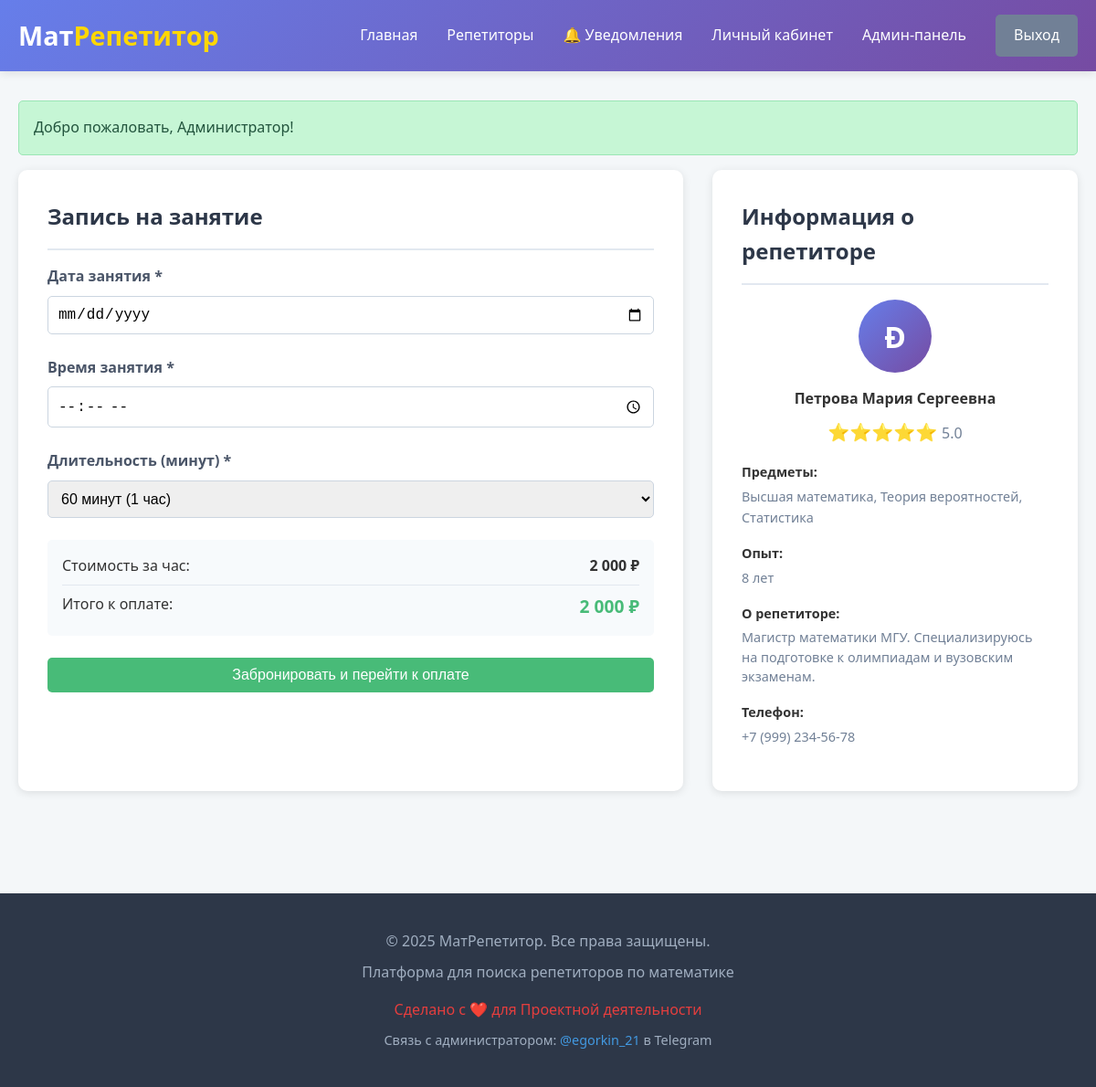
The page /booking?tutor_id=2 (signed in) on the database its author committed.
### tables this page shows
CREATE TABLE tutors (
                id INTEGER PRIMARY KEY AUTOINCREMENT,
                user_id INTEGER NOT NULL,
                description TEXT,
                experience INTEGER DEFAULT 0, -- опыт в годах
                price_per_hour INTEGER DEFAULT 0, -- цена за час
                subjects TEXT, -- предметы через запятую
                rating REAL DEFAULT 5.0,
                photo TEXT,
                verified INTEGER DEFAULT 0, -- верификация админом (0 - не верифицирован, 1 - верифицирован)
                FOREIGN KEY (user_id) REFERENCES users(id)
            );

CREATE TABLE users (
                id INTEGER PRIMARY KEY AUTOINCREMENT,
                email TEXT UNIQUE NOT NULL,
                password TEXT NOT NULL,
                name TEXT NOT NULL,
                phone TEXT,
                role TEXT DEFAULT 'student', -- student, tutor, admin
                created_at DATETIME DEFAULT CURRENT_TIMESTAMP
            );

### includes/functions.php (called while the page is built, shortened)
<?php
function e($string) {
    return htmlspecialchars($string, ENT_QUOTES, 'UTF-8');
}
function formatPrice($price) {
    return number_format($price, 0, ',', ' ') . ' ₽';
}
function getTutorById($id) {
    global $conn;
    $stmt = $conn->prepare("
        SELECT t.*, u.name, u.email, u.phone
        FROM tutors t
        JOIN users u ON t.user_id = u.id
        WHERE t.id = ?
    ");
    $stmt->execute([$id]);
    return $stmt->fetch(PDO::FETCH_ASSOC);
}

### pages/booking.php (the view, shortened to what this page needs)
<?php
$tutorId = $_GET['tutor_id'] ?? null;
$tutor = getTutorById($tutorId);
$lessonDate = '';
$lessonTime = '';
$duration = 60;
include 'templates/header.php';
?>
<div style="display: grid; grid-template-columns: 1fr 400px; gap: 2rem;">
    <div class="card">
        <div class="card-header">
            <h2 class="card-title">Запись на занятие</h2>
        </div>
        <form method="POST">
            <div class="form-group">
                <label for="lesson_date">Дата занятия *</label>
                <input
                    type="date"
                    id="lesson_date"
                    name="lesson_date"
                    class="form-control"
                    value="<?= e($lessonDate) ?>"
                    min="<?= date('Y-m-d') ?>"
                    required
                >
            </div>
            <div class="form-group">
                <label for="lesson_time">Время занятия *</label>
                <input
                    type="time"
                    id="lesson_time"
                    name="lesson_time"
                    class="form-control"
                    value="<?= e($lessonTime) ?>"
                    required
                >
            </div>
            <div class="form-group">
                <label for="duration">Длительность (минут) *</label>
                <select id="duration" name="duration" class="form-control" required>
                    <option value="60" <?= $duration == 60 ? 'selected' : '' ?>>60 минут (1 час)</option>
                </select>
            </div>
            <div style="
                padding: 1rem;
                background: #f7fafc;
                border-radius: 5px;
                margin-bottom: 1.5rem;
            ">
                <div style="display: flex; justify-content: space-between; margin-bottom: 0.5rem;">
                    <span>Стоимость за час:</span>
                    <strong><?= formatPrice($tutor['price_per_hour']) ?></strong>
                </div>
                <div style="display: flex; justify-content: space-between; padding-top: 0.5rem; border-top: 1px solid #e2e8f0;">
                    <span>Итого к оплате:</span>
                    <strong id="total-price" style="color: #48bb78; font-size: 1.2rem;">
                        <?= formatPrice(($tutor['price_per_hour'] / 60) * $duration) ?>
                    </strong>
                </div>
            </div>
            <button type="submit" class="btn btn-success" style="width: 100%;">
                Забронировать и перейти к оплате
            </button>
        </form>
    </div>
    <div>
        <div class="card">
            <div class="card-header">
                <h3 class="card-title">Информация о репетиторе</h3>
            </div>
            <div style="text-align: center; margin-bottom: 1rem;">
                <div style="
                    width: 80px;
                    height: 80px;
                    background: linear-gradient(135deg, #667eea 0%, #764ba2 100%);
                    border-radius: 50%;
                    margin: 0 auto 1rem;
                    display: flex;
                    align-items: center;
                    justify-content: center;
                    color: white;
                    font-size: 2rem;
                    font-weight: bold;
                ">
                    <?= substr($tutor['name'], 0, 1) ?>
                </div>
                <h4 style="margin-bottom: 0.5rem;"><?= e($tutor['name']) ?></h4>
                <div style="margin-bottom: 1rem;">
                    <span style="color: #f6ad55; font-size: 1.2rem;">
                        <?php for ($i = 0; $i < floor($tutor['rating']); $i++): ?>⭐<?php endfor; ?>
                    </span>
                    <span style="color: #718096;">
                        <?= number_format($tutor['rating'], 1) ?>
                    </span>
                </div>
            </div>
            <div style="font-size: 0.9rem;">
                <div style="margin-bottom: 1rem;">
                    <strong>Предметы:</strong>
                    <p style="color: #718096; margin-top: 0.25rem;">
                        <?= e($tutor['subjects']) ?>
                    </p>
                </div>
                <div style="margin-bottom: 1rem;">
                    <strong>Опыт:</strong>
                    <p style="color: #718096; margin-top: 0.25rem;">
                        <?= $tutor['experience'] ?> лет
                    </p>
                </div>
                <div style="margin-bottom: 1rem;">
                    <strong>О репетиторе:</strong>
                    <p style="color: #718096; margin-top: 0.25rem; line-height: 1.5;">
                        <?= e($tutor['description']) ?>
                    </p>
                </div>
                <?php if ($tutor['phone']): ?>
                    <div style="margin-bottom: 1rem;">
                        <strong>Телефон:</strong>
                        <p style="color: #718096; margin-top: 0.25rem;">
                            <?= e($tutor['phone']) ?>
                        </p>
                    </div>
                <?php endif; ?>
            </div>
        </div>
    </div>
</div>
<?php include 'templates/footer.php'; ?>

### templates/header.php (style rules this page uses)
* { margin: 0; padding: 0; box-sizing: border-box; }
body { font-family: 'Segoe UI', Tahoma, Geneva, Verdana, sans-serif; line-height: 1.6; color: #333; background: #f4f7f9; }
.btn { display: inline-block; padding: 10px 20px; border-radius: 5px; text-decoration: none; transition: all 0.3s; cursor: pointer; border: none; font-size: 1rem; }
.btn-success { background: #48bb78; color: white; }
.card { background: white; border-radius: 10px; padding: 2rem; box-shadow: 0 2px 10px rgba(0,0,0,0.1); margin-bottom: 2rem; }
.card-header { border-bottom: 2px solid #e2e8f0; padding-bottom: 1rem; margin-bottom: 1rem; }
.card-title { font-size: 1.5rem; color: #2d3748; }
.form-group { margin-bottom: 1.5rem; }
.form-group label { display: block; margin-bottom: 0.5rem; font-weight: 600; color: #4a5568; }
.form-control { width: 100%; padding: 10px; border: 1px solid #cbd5e0; border-radius: 5px; font-size: 1rem; }

### rows shown on the page
tutors: price_per_hour "2 000 ₽", formatPrice(($tutor['price_per_hour']/60)*$duration) "2 000 ₽", user.name "Ð", user.name "Петрова Мария Сергеевна", rating "5.0", subjects "Высшая математика, Теория вероятностей, Статистика", experience "8", description "Магистр математики МГУ. Специализируюсь на подготовке к олимпиадам и вузовским экзаменам.", user.phone "+7 (999) 234-56-78"

### other values the page prints
$flash['message'] "Добро пожаловать, Администратор!"
